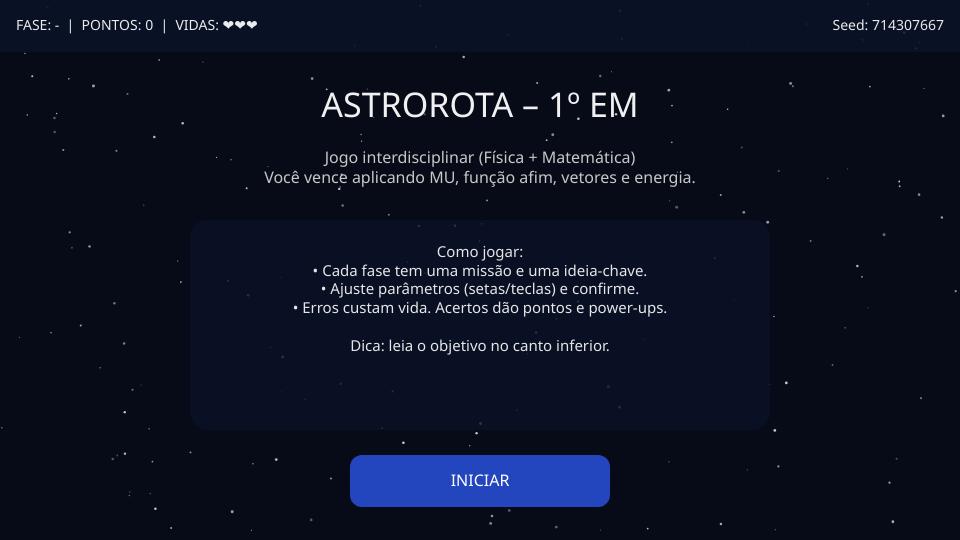
Frame 1 (no input)
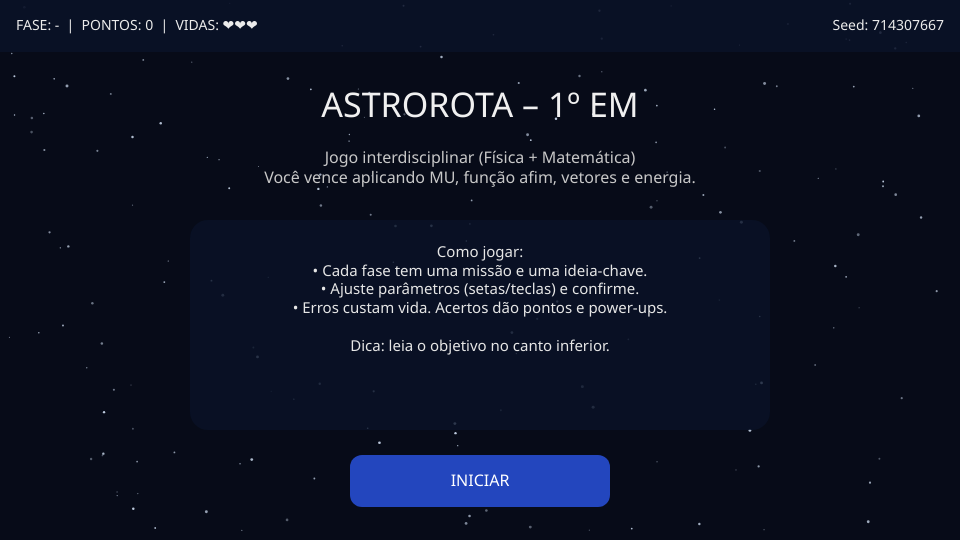
Frame 60 (no input)
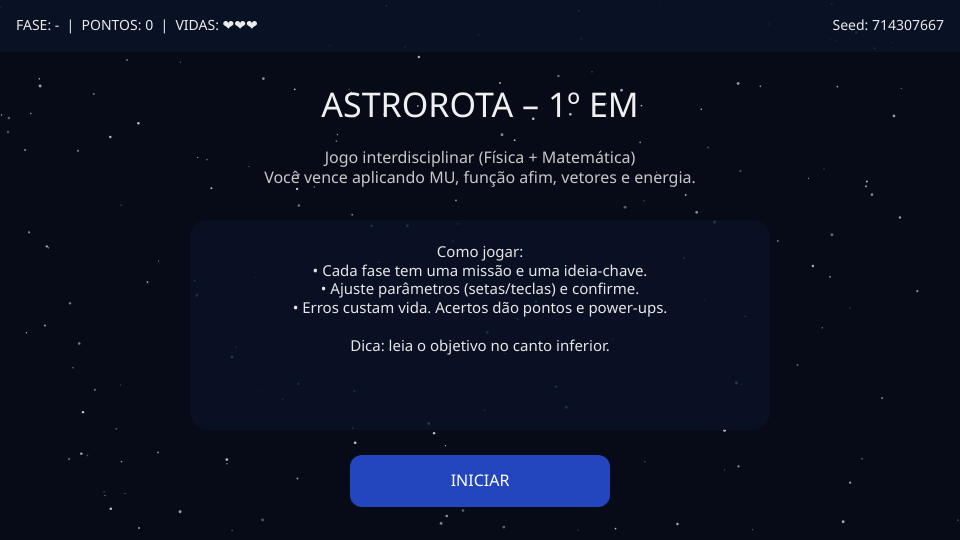
Frame 120 (the mouse pressed at the canvas centre since frame 60)

The p5.js sketch that drew these frames (run headless with seeded random() and noise() and a simulated clock; from frame 60 on, the mouse is pressed at the canvas centre):

// p5.js sketch
// ── sketch.js
/**
 * ASTROROTA – 1º EM (p5.js)
 * Fases: MU, Função/Gráfico, Vetores, Energia
 * 100% navegador. Ideal para GitHub Pages.
 */

let W = 960, H = 540;
let state = "menu"; // menu, phase1..phase4, results
let phase = 1;

let score = 0;
let lives = 3;
let timer = 0; // em segundos (simulado)
let phaseStartTime = 0;
let msg = "";
let msgTimer = 0;

let stars = [];
let seed;

function setup() {
  createCanvas(W, H);
  textFont("system-ui");
  seed = floor(random(1e9));
  randomSeed(seed);

  for (let i = 0; i < 180; i++) {
    stars.push({ x: random(W), y: random(H), s: random(1, 3), a: random(80, 220) });
  }

  initPhase1();
}

function draw() {
  background(7, 11, 24);
  drawStars();

  if (state === "menu") drawMenu();
  else if (state === "phase1") drawPhase1();
  else if (state === "phase2") drawPhase2();
  else if (state === "phase3") drawPhase3();
  else if (state === "phase4") drawPhase4();
  else if (state === "results") drawResults();

  drawHUD();
  drawToast();
}

function drawStars() {
  noStroke();
  for (const st of stars) {
    fill(220, 235, 255, st.a);
    circle(st.x, st.y, st.s);
    st.x -= 0.15 * st.s;
    if (st.x < -10) { st.x = W + 10; st.y = random(H); }
  }
}

function drawHUD() {
  // topo
  noStroke();
  fill(10, 18, 40, 220);
  rect(0, 0, W, 52);

  fill(235);
  textSize(14);
  textAlign(LEFT, CENTER);

  const t = (state === "menu" || state === "results") ? 0 : max(0, (millis() - phaseStartTime) / 1000);
  text(`FASE: ${state.startsWith("phase") ? phase : "-"}  |  PONTOS: ${score}  |  VIDAS: ${"❤".repeat(lives)}`, 16, 26);

  textAlign(RIGHT, CENTER);
  text(`Seed: ${seed}`, W - 16, 26);
}

function toast(t, seconds = 2.0) {
  msg = t;
  msgTimer = seconds;
}

function drawToast() {
  if (msgTimer <= 0) return;
  msgTimer -= deltaTime / 1000;

  const pad = 14;
  textSize(14);
  textAlign(CENTER, CENTER);
  const tw = textWidth(msg) + pad * 2;

  fill(0, 0, 0, 140);
  rectMode(CENTER);
  rect(W / 2, H - 46, tw, 34, 10);
  fill(240);
  text(msg, W / 2, H - 46);
  rectMode(CORNER);
}

/* -------------------------
   UI helpers (botões)
-------------------------- */
function drawButton(x, y, w, h, label) {
  const hover = mouseX >= x && mouseX <= x + w && mouseY >= y && mouseY <= y + h;
  fill(hover ? color(60, 120, 255) : color(35, 70, 190));
  noStroke();
  rect(x, y, w, h, 12);
  fill(255);
  textSize(16);
  textAlign(CENTER, CENTER);
  text(label, x + w / 2, y + h / 2);
  return hover;
}

function clickedButton(x, y, w, h) {
  return mouseIsPressed && mouseX >= x && mouseX <= x + w && mouseY >= y && mouseY <= y + h;
}

/* -------------------------
   MENU
-------------------------- */
function drawMenu() {
  phase = 1;
  fill(240);
  textAlign(CENTER, TOP);
  textSize(34);
  text("ASTROROTA – 1º EM", W / 2, 90);

  textSize(16);
  fill(200);
  text("Jogo interdisciplinar (Física + Matemática)\nVocê vence aplicando MU, função afim, vetores e energia.", W / 2, 150);

  // painel
  fill(10, 18, 40, 200);
  rect(W / 2 - 290, 220, 580, 210, 18);

  fill(230);
  textSize(15);
  text("Como jogar:\n• Cada fase tem uma missão e uma ideia-chave.\n• Ajuste parâmetros (setas/teclas) e confirme.\n• Erros custam vida. Acertos dão pontos e power-ups.\n\nDica: leia o objetivo no canto inferior.", W / 2, 245);

  const bx = W / 2 - 130, by = 455, bw = 260, bh = 52;
  drawButton(bx, by, bw, bh, "INICIAR");
  if (clickedButton(bx, by, bw, bh)) startGame();
}

function startGame() {
  score = 0;
  lives = 3;
  initPhase1();
  state = "phase1";
  phaseStartTime = millis();
  toast("Fase 1: ajuste a velocidade para acoplar no tempo certo!");
}

/* -------------------------
   FASE 1 — Docking MU
   Objetivo: escolher v para chegar no alvo em T
   s(t)=s0 + v*t
-------------------------- */
let p1 = {};
function initPhase1() {
  phase = 1;
  p1 = {
    shipX: 120,
    shipY: H / 2,
    s0: 0,
    tTarget: floor(random(8, 13)), // 8..12 s
    dist: floor(random(360, 520)), // distância até a doca
    v: 30, // px/s (ajustável)
    running: false,
    t: 0,
    reached: false
  };
  // converter dist para "metros" (didático): 1px = 1m aqui
}

function drawPhase1() {
  // cenário
  drawStation(p1.shipX + p1.dist, p1.shipY);

  // nave
  drawShip(p1.shipX, p1.shipY);

  // instruções e UI
  fill(10, 18, 40, 200);
  rect(20, H - 140, W - 40, 110, 16);
  fill(235);
  textAlign(LEFT, TOP);
  textSize(14);

  const goal = `MISSÃO 1 (MU): Acople na doca exatamente em T = ${p1.tTarget}s.
Distância até a doca: ${p1.dist} m (1 px = 1 m).
Modelo: s(t) = s0 + v·t  (aqui s0=0). Escolha v.`;

  text(goal, 40, H - 128);

  // slider simples (teclas)
  fill(220);
  text(`v = ${p1.v.toFixed(0)} m/s  (use ← →)`, 40, H - 74);

  // botões
  const bx = W - 260, by = H - 105, bw = 220, bh = 44;
  drawButton(bx, by, bw, bh, p1.running ? "SIMULANDO..." : "TESTAR v");
  if (!p1.running && clickedButton(bx, by, bw, bh)) {
    p1.running = true;
    p1.t = 0;
    toast("Simulação iniciada!");
  }

  // simulação
  if (p1.running) {
    const dt = deltaTime / 1000;
    p1.t += dt;
    p1.shipX = 120 + p1.v * p1.t;

    // visual de tempo
    fill(255);
    textAlign(RIGHT, TOP);
    textSize(16);
    text(`t = ${p1.t.toFixed(2)}s`, W - 20, 70);

    if (p1.t >= p1.tTarget) {
      p1.running = false;

      // checar erro (tolerância de ±12 px)
      const targetX = 120 + p1.dist;
      const err = abs(p1.shipX - targetX);

      if (err <= 12) {
        score += 150;
        toast(`Acoplamento perfeito! (+150) Erro: ${err.toFixed(1)}m`);
        nextPhase(2);
      } else {
        lives -= 1;
        toast(`Falhou. Ajuste v. Erro: ${err.toFixed(1)}m  (-1 vida)`);
        // reset posição
        p1.shipX = 120;
        if (lives <= 0) endGame();
      }
    }
  }
}

function drawStation(x, y) {
  push();
  translate(x, y);
  noStroke();
  fill(160, 190, 255, 170);
  rect(-14, -70, 28, 140, 6);
  fill(255, 180);
  rect(-30, -20, 60, 40, 10);
  fill(40, 70, 170);
  circle(0, 0, 22);
  pop();

  // linha de referência
  stroke(120, 160, 255, 90);
  line(x, 0, x, H);
}

function drawShip(x, y) {
  push();
  translate(x, y);
  noStroke();
  fill(0, 210, 255);
  ellipse(0, 0, 26, 18);
  fill(255, 90);
  triangle(-14, 0, -30, -10, -30, 10);
  fill(255, 170);
  circle(8, 0, 6);
  pop();
}

/* -------------------------
   FASE 2 — Gráfico → Motor
   Objetivo: deduzir v e s0 de um "gráfico" (pontos)
-------------------------- */
let p2 = {};
function initPhase2() {
  phase = 2;
  const v = floor(random(3, 9));      // m/s
  const s0 = floor(random(5, 31));    // m
  const t1 = 2, t2 = 6;

  p2 = {
    vTrue: v,
    s0True: s0,
    // pontos do gráfico (t, s)
    pA: { t: t1, s: s0 + v * t1 },
    pB: { t: t2, s: s0 + v * t2 },
    // input do jogador
    vGuess: 5,
    s0Guess: 10,
    submitted: false
  };
}

function drawPhase2() {
  // painel do gráfico
  fill(10, 18, 40, 220);
  rect(30, 80, 520, 360, 18);

  drawGraph(60, 110, 460, 300, p2.pA, p2.pB);

  // painel de controles
  fill(10, 18, 40, 220);
  rect(580, 80, 350, 360, 18);

  fill(235);
  textAlign(LEFT, TOP);
  textSize(14);
  text("MISSÃO 2 (Função afim):\nO gráfico abaixo mostra s(t).\nUse os DOIS pontos para descobrir:\n• v (coef. angular)\n• s0 (posição inicial)\n\nAjuste v e s0 e confirme.", 600, 102);

  // controles (teclas)
  textSize(14);
  text(`v = ${p2.vGuess} m/s  (W/S)`, 600, 240);
  text(`s0 = ${p2.s0Guess} m  (A/D)`, 600, 270);

  const bx = 600, by = 320, bw = 300, bh = 48;
  drawButton(bx, by, bw, bh, "CONFIRMAR");
  if (clickedButton(bx, by, bw, bh)) {
    const ok = (p2.vGuess === p2.vTrue && p2.s0Guess === p2.s0True);
    if (ok) {
      score += 200;
      toast("Motor calibrado! (+200)");
      nextPhase(3);
    } else {
      lives -= 1;
      toast("Calibração falhou. Use os pontos: v = Δs/Δt. (-1 vida)");
      if (lives <= 0) endGame();
    }
  }

  // dica contextual
  fill(200);
  textSize(12);
  text("Dica: v = (sB - sA) / (tB - tA). Depois use s0 = sA - v·tA.", 600, 392);
}

function drawGraph(x, y, w, h, pA, pB) {
  // eixos
  stroke(160, 190, 255, 120);
  line(x, y + h, x + w, y + h);
  line(x, y, x, y + h);

  // escala simples
  const tMax = 10;
  const sMax = 100;

  // grade leve
  stroke(160, 190, 255, 30);
  for (let i = 1; i <= 10; i++) {
    const gx = x + (w * i) / 10;
    const gy = y + (h * i) / 10;
    line(gx, y, gx, y + h);
    line(x, gy, x + w, gy);
  }

  // pontos
  const Ax = x + (pA.t / tMax) * w;
  const Ay = y + h - (pA.s / sMax) * h;
  const Bx = x + (pB.t / tMax) * w;
  const By = y + h - (pB.s / sMax) * h;

  // reta entre pontos
  stroke(0, 210, 255, 200);
  strokeWeight(3);
  line(Ax, Ay, Bx, By);
  strokeWeight(1);

  noStroke();
  fill(255);
  circle(Ax, Ay, 10);
  circle(Bx, By, 10);

  fill(220);
  textAlign(LEFT, CENTER);
  textSize(12);
  text(`A(${pA.t}, ${pA.s})`, Ax + 8, Ay);
  text(`B(${pB.t}, ${pB.s})`, Bx + 8, By);

  // labels
  fill(190);
  textAlign(LEFT, TOP);
  text("s (m)", x + 6, y - 16);
  textAlign(RIGHT, TOP);
  text("t (s)", x + w, y + h + 8);
}

/* -------------------------
   FASE 3 — Rota Vetorial (vetores simples)
   Objetivo: usar empuxos para atravessar corredor sem bater
-------------------------- */
let p3 = {};
function initPhase3() {
  phase = 3;
  p3 = {
    ship: { x: 120, y: H / 2, vx: 0, vy: 0 },
    gates: [],
    gateIndex: 0,
    // empuxos discretos
    thrust: 0.35,
    done: false
  };

  // gerar 5 portais
  let x = 260;
  for (let i = 0; i < 5; i++) {
    const cy = random(140, H - 140);
    p3.gates.push({ x, y: cy, r: 46 });
    x += 140;
  }
}

function drawPhase3() {
  fill(235);
  textAlign(LEFT, TOP);
  textSize(14);
  text("MISSÃO 3 (Vetores): atravesse os 5 portais.\nUse setas ↑ ↓ ← → para somar empuxos (vetores).\nDica: empuxos pequenos e consistentes = controle.", 30, 74);

  // desenhar portais
  for (let i = 0; i < p3.gates.length; i++) {
    const g = p3.gates[i];
    noFill();
    stroke(i === p3.gateIndex ? color(0, 255, 140) : color(160, 190, 255, 90));
    strokeWeight(i === p3.gateIndex ? 5 : 2);
    circle(g.x, g.y, g.r * 2);
  }
  strokeWeight(1);

  // física simples (integração)
  const dt = deltaTime / 16.666; // ~1 em 60fps
  p3.ship.x += p3.ship.vx * dt;
  p3.ship.y += p3.ship.vy * dt;

  // atrito leve (para não ficar infinito)
  p3.ship.vx *= 0.985;
  p3.ship.vy *= 0.985;

  // bordas
  if (p3.ship.y < 60 || p3.ship.y > H - 20 || p3.ship.x < 20) {
    crash("Bateu na borda! Vetores sem controle.");
    return;
  }

  // desenhar nave + vetor velocidade
  drawShip(p3.ship.x, p3.ship.y);
  stroke(255, 180);
  line(p3.ship.x, p3.ship.y, p3.ship.x + p3.ship.vx * 25, p3.ship.y + p3.ship.vy * 25);
  noStroke();
  fill(200);
  textAlign(LEFT, CENTER);
  text(`v⃗ = (${p3.ship.vx.toFixed(2)}, ${p3.ship.vy.toFixed(2)})`, 30, H - 28);

  // checar portal atual
  const g = p3.gates[p3.gateIndex];
  const d = dist(p3.ship.x, p3.ship.y, g.x, g.y);
  if (d <= g.r) {
    p3.gateIndex++;
    score += 60;
    toast("Portal atravessado! (+60)", 1.3);
    if (p3.gateIndex >= p3.gates.length) {
      score += 120;
      toast("Rota vetorial concluída! (+120)");
      nextPhase(4);
    }
  }

  // “asteroides” decorativos
  drawAsteroids();
}

function drawAsteroids() {
  noStroke();
  fill(160, 190, 255, 25);
  for (let i = 0; i < 12; i++) {
    const ax = 220 + i * 60;
    const ay = 70 + (i * 97) % (H - 140);
    circle(ax, ay, 14);
  }
}

function crash(reason) {
  lives -= 1;
  toast(`${reason} (-1 vida)`);
  if (lives <= 0) { endGame(); return; }
  // reset fase
  initPhase3();
}

/* -------------------------
   FASE 4 — Energia de Pouso
   Objetivo: escolher v para não exceder energia de impacto
   Em = Ep + Ec
-------------------------- */
let p4 = {};
function initPhase4() {
  phase = 4;
  // valores didáticos
  const m = random([1, 2, 3]); // kg
  const g = 10;               // m/s² (aprox)
  const h = random([8, 10, 12, 15]); // m
  const Em = (m * g * h) + random([40, 60, 80]); // energia mecânica total

  p4 = {
    m, g, h, Em: floor(Em),
    vGuess: 8,
    // limite de impacto (se Ec maior que isso, "quebra")
    EcMax: random([120, 140, 160]),
  };
}

function drawPhase4() {
  fill(235);
  textAlign(LEFT, TOP);
  textSize(14);

  text(
`MISSÃO 4 (Energia): escolha uma velocidade segura para pousar.
Dados:
m = ${p4.m} kg   g = ${p4.g} m/s²   h = ${p4.h} m
Energia mecânica total (Em) = ${p4.Em} J

No ponto de pouso, a energia potencial vira ~0, então:
Em ≈ Ec  e  Ec = (1/2)·m·v²

Regra do módulo: se Ec > ${p4.EcMax} J, o trem de pouso quebra.`,
  30, 74);

  // visual: “poço” e nave caindo (estético)
  drawLandingScene();

  // ajuste de v
  fill(10, 18, 40, 220);
  rect(30, H - 145, W - 60, 115, 16);
  fill(235);
  textAlign(LEFT, TOP);
  textSize(14);
  text(`Ajuste v (m/s): ${p4.vGuess}   (use ← →)`, 50, H - 125);

  // calcular Ec
  const Ec = 0.5 * p4.m * p4.vGuess * p4.vGuess;
  fill(200);
  text(`Ec(v) = 1/2·m·v² = ${Ec.toFixed(1)} J`, 50, H - 95);
  text(`Objetivo: escolher v tal que Ec ≈ Em, mas sem ultrapassar o limite de impacto.`, 50, H - 70);

  const bx = W - 260, by = H - 110, bw = 220, bh = 48;
  drawButton(bx, by, bw, bh, "VALIDAR POUSO");
  if (clickedButton(bx, by, bw, bh)) {
    // condição de vitória didática:
    // 1) Ec não pode passar do limite
    // 2) Ec deve ficar perto de Em (±12%)
    const okImpact = Ec <= p4.EcMax;
    const okMatch = abs(Ec - p4.Em) <= 0.12 * p4.Em;

    if (okImpact && okMatch) {
      score += 300;
      toast("Pouso perfeito! (+300)");
      state = "results";
    } else {
      lives -= 1;
      if (!okImpact) toast("Quebrou: energia de impacto alta demais. (-1 vida)");
      else toast("Inconsistente: Ec não bate com Em. (-1 vida)");
      if (lives <= 0) endGame();
    }
  }
}

function drawLandingScene() {
  // chão
  noStroke();
  fill(30, 50, 120, 60);
  rect(0, 310, W, 6);
  fill(20, 30, 60, 200);
  rect(0, 316, W, H - 316);

  // “colina”
  fill(0, 210, 255, 30);
  beginShape();
  vertex(0, 316);
  for (let x = 0; x <= W; x += 40) {
    vertex(x, 316 + 20 * sin((x + frameCount) * 0.01));
  }
  vertex(W, H);
  vertex(0, H);
  endShape(CLOSE);

  // nave flutuando
  const yy = 250 + 14 * sin(frameCount * 0.04);
  drawShip(160, yy);
}

/* -------------------------
   RESULTADOS / FIM
-------------------------- */
function drawResults() {
  fill(240);
  textAlign(CENTER, TOP);
  textSize(34);
  text("MISSÃO CONCLUÍDA!", W / 2, 120);

  textSize(18);
  fill(200);
  text(`Pontuação final: ${score}\nVidas restantes: ${lives}\n\nVocê integrou MU, função afim, vetores e energia para vencer.`, W / 2, 190);

  const bx = W / 2 - 160, by = 360, bw = 320, bh = 54;
  drawButton(bx, by, bw, bh, "JOGAR DE NOVO");
  if (clickedButton(bx, by, bw, bh)) {
    // novo seed, novo jogo
    seed = floor(random(1e9));
    randomSeed(seed);
    startGame();
  }

  const bx2 = W / 2 - 160, by2 = 430, bw2 = 320, bh2 = 54;
  drawButton(bx2, by2, bw2, bh2, "VOLTAR AO MENU");
  if (clickedButton(bx2, by2, bw2, bh2)) state = "menu";
}

function endGame() {
  state = "results";
  toast("Fim de jogo. Tente de novo com outra estratégia.", 3.0);
}

/* -------------------------
   Troca de fase
-------------------------- */
function nextPhase(next) {
  if (next === 2) { initPhase2(); state = "phase2"; phaseStartTime = millis(); return; }
  if (next === 3) { initPhase3(); state = "phase3"; phaseStartTime = millis(); return; }
  if (next === 4) { initPhase4(); state = "phase4"; phaseStartTime = millis(); return; }
}

/* -------------------------
   Controles
-------------------------- */
function keyPressed() {
  if (state === "menu") return;

  if (state === "phase1") {
    if (keyCode === LEFT_ARROW) p1.v = max(10, p1.v - 2);
    if (keyCode === RIGHT_ARROW) p1.v = min(120, p1.v + 2);
  }

  if (state === "phase2") {
    // W/S ajusta v, A/D ajusta s0 (teclado WASD)
    if (key === 'w' || key === 'W') p2.vGuess = min(15, p2.vGuess + 1);
    if (key === 's' || key === 'S') p2.vGuess = max(1, p2.vGuess - 1);
    if (key === 'd' || key === 'D') p2.s0Guess = min(60, p2.s0Guess + 1);
    if (key === 'a' || key === 'A') p2.s0Guess = max(0, p2.s0Guess - 1);
  }

  if (state === "phase3") {
    // vetores: setas somam empuxos
    if (keyCode === UP_ARROW) p3.ship.vy -= p3.thrust;
    if (keyCode === DOWN_ARROW) p3.ship.vy += p3.thrust;
    if (keyCode === LEFT_ARROW) p3.ship.vx -= p3.thrust;
    if (keyCode === RIGHT_ARROW) p3.ship.vx += p3.thrust;
  }

  if (state === "phase4") {
    if (keyCode === LEFT_ARROW) p4.vGuess = max(1, p4.vGuess - 1);
    if (keyCode === RIGHT_ARROW) p4.vGuess = min(30, p4.vGuess + 1);
  }
}
